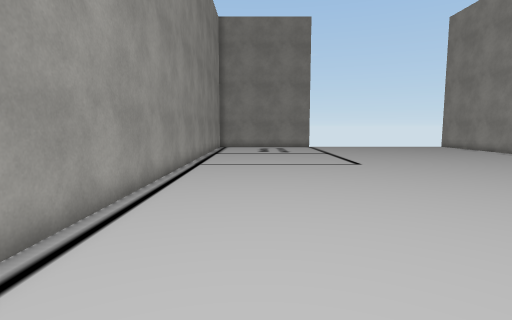
view 1 (above)

19 first-person views from a walk through a scene from a Unity 3-D project. The camera is 1.5 m above the floor, tilts 6° down and sees 80° across. The floor is counted in squares, 1 m on a side. Each view is taken from the middle of a square. On the plan, view 1 faces up. The plan holds only what a view shows up to about 15 squares ahead; the rest is blank. The place goes on beyond the plan. Some surface patterns are stand-ins.

view 2
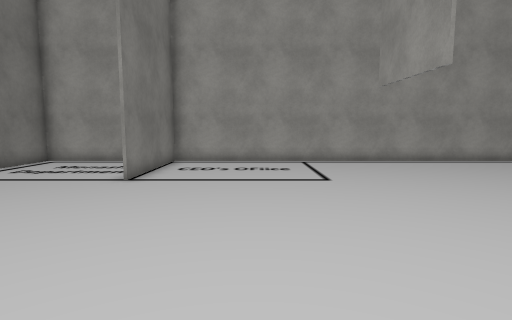

view 3
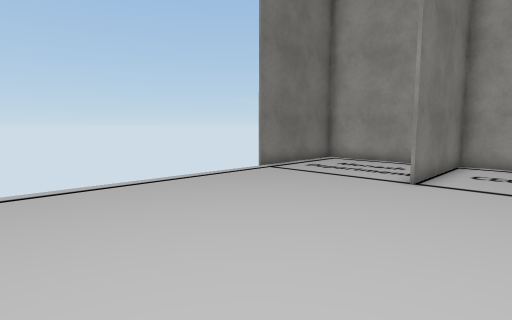

view 4
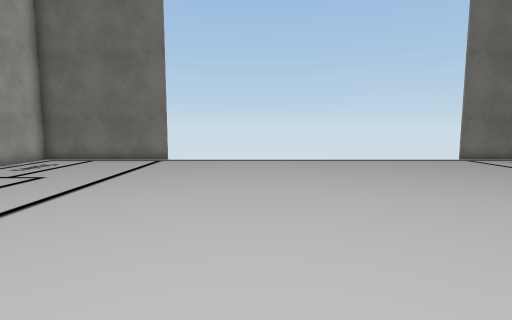

view 5
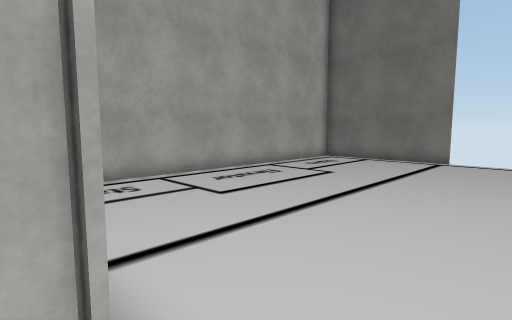

view 6
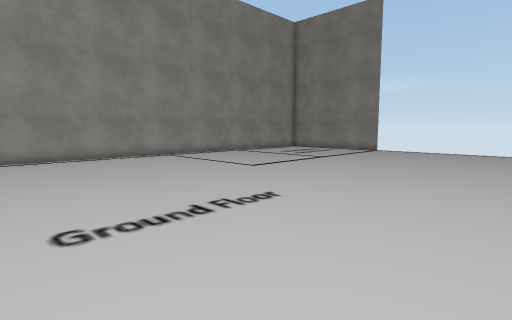

view 7
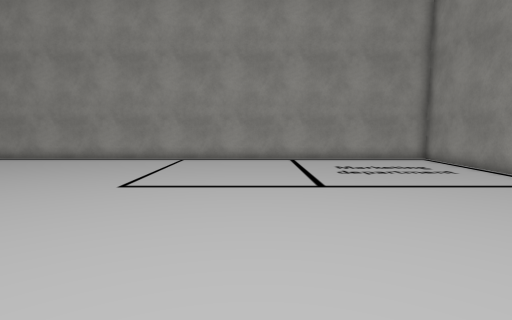

view 8
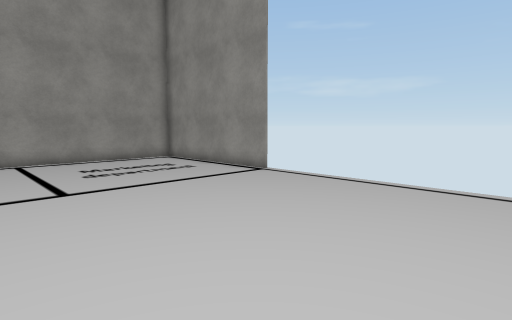

view 9
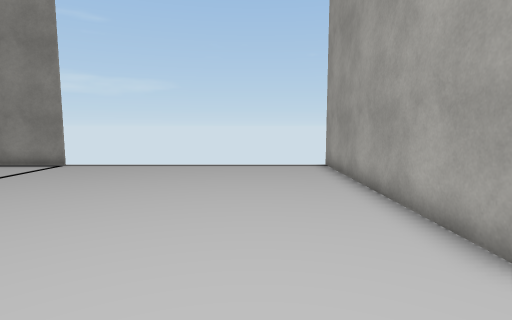

view 10
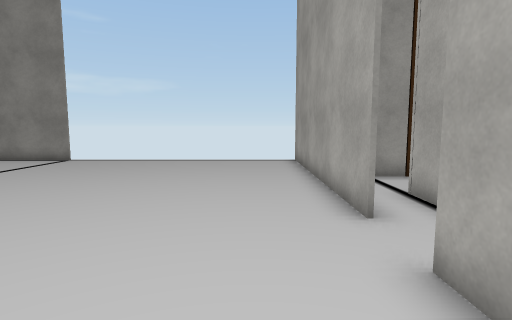

view 11
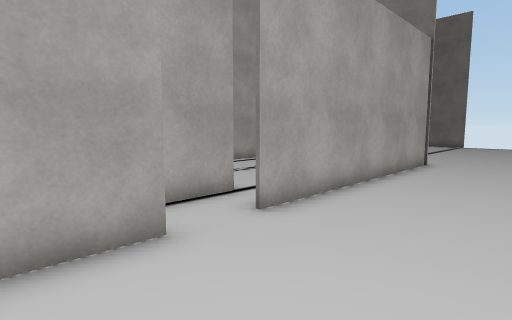

view 12
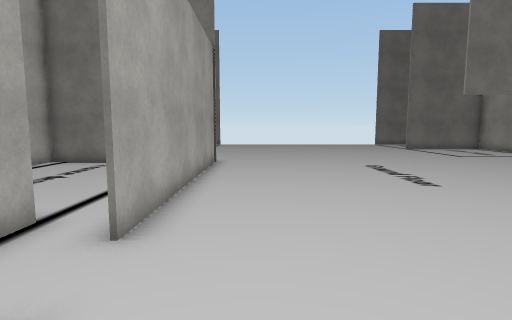

view 13
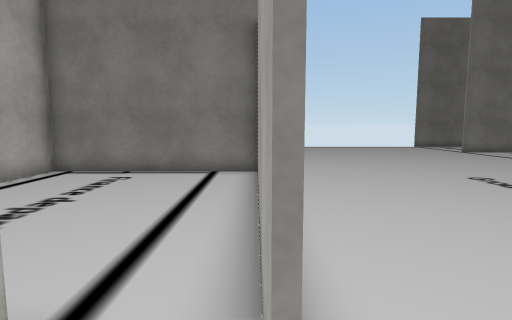

view 14
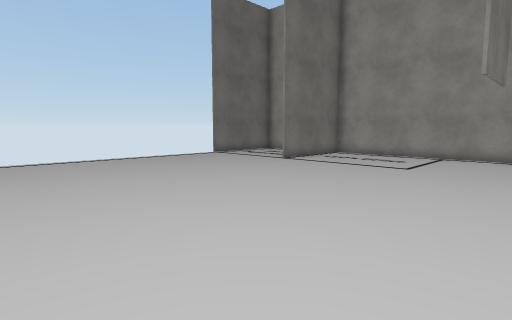

view 15
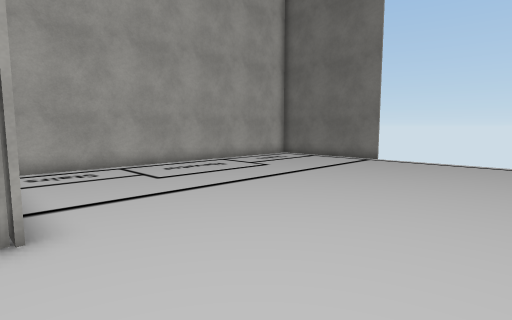

view 16
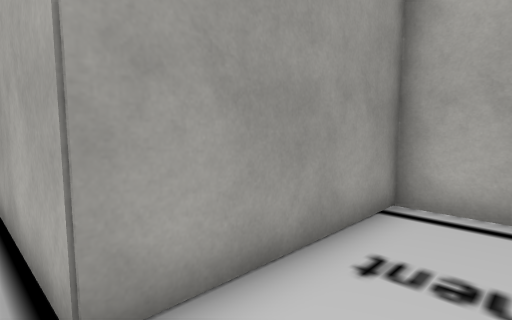

view 17
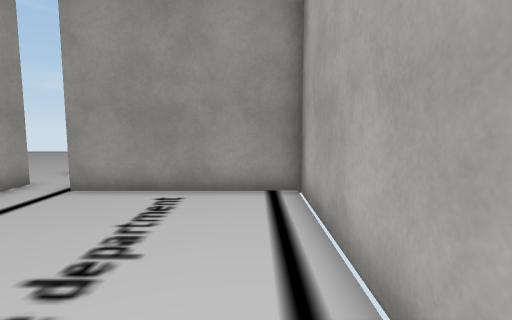

view 18
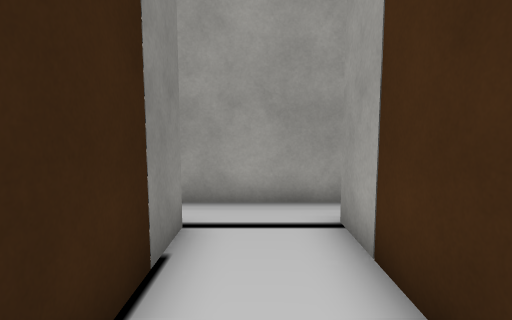

view 19
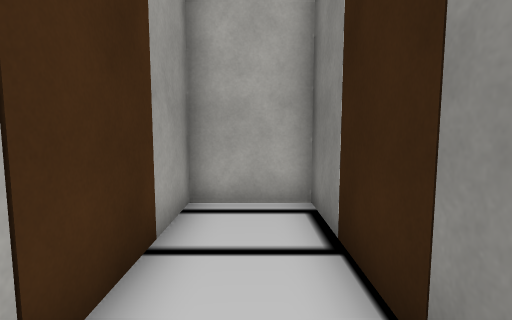

### Floor plan
Points are (right, up) in squares from view 1. A wall is a line through its corners. A room is listed if a view was taken in it or the views show most of it. See-through windows are left out.
Room 1 (views 1, 2, 3, 4, 5, 6, 7, 8, 9, 10, 11, 12, 14, 15)
walls: (14.8, 3.4) (14.8, 13.1); (14.8, 14.9) (14.8, 24.5); (-2.9, -6.4) (-2.9, -10.5) (2.2, -10.5); (16.1, -10.5) (22.1, -10.5) (22.1, 4); (4.2, 24.3) (-2.9, 24.3) (-2.9, -4.7) (2.4, -4.7)
ways out: opening at (15, 14) to room 2; gap at (2, -11)
Room 2 (views 13, 18, 19)
walls: (15, 19.8) (15, 16.5); (16.5, 13.4) (16.5, 16.9) (22.1, 16.9) (22.1, 19.3) (16.1, 19.3)
ways out: opening at (15, 14) to room 1; opening at (16, 12.5) to room 3
Room 3 (views 16, 17)
walls: (14.8, 3.5) (22, 3.5); (22.1, 4) (22.1, 12.2) (16.5, 12.2) (16.5, 13.4); (15, 13.1) (15, 9.1)
ways out: opening at (16, 12.5) to room 2

Positions as (right, up) in squares from view 1, and headings:
1: (0, 0), facing up
2: (11, -1), facing left
3: (11, -2), facing down-left
4: (12, 4), facing down
5: (13, 4), facing down-right
6: (13, 4), facing up-left
7: (12, 16), facing left
8: (12, 16), facing up-left
9: (12, 12), facing up
10: (13, 10), facing up
11: (11, 17), facing down-right
12: (13, 17), facing down
13: (15, 14), facing down
14: (14, 5), facing down-left
15: (10, 4), facing down-right
16: (16, 10), facing up-right
17: (21, 5), facing up
18: (21, 18), facing left
19: (16, 18), facing right
